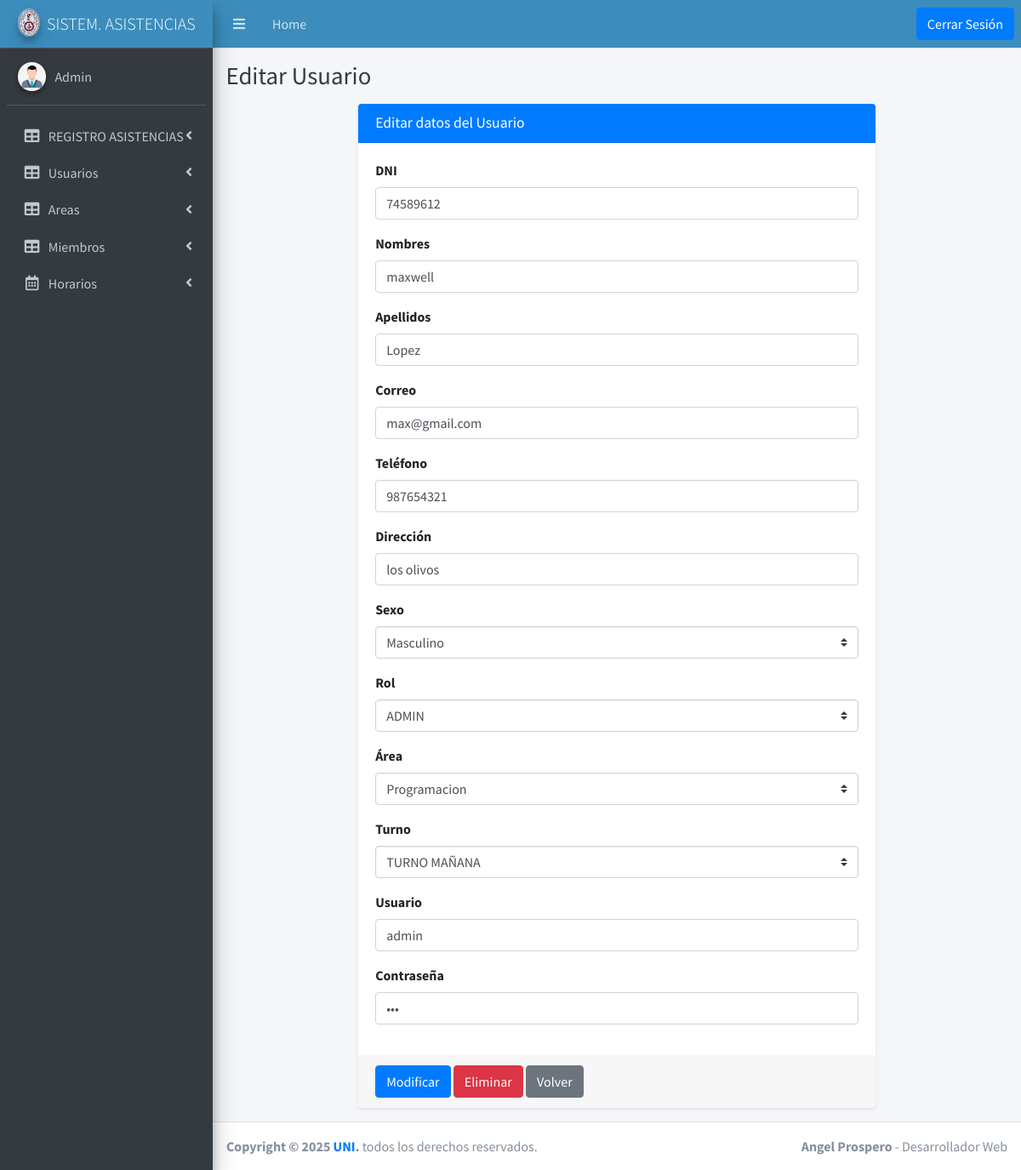
Screenshot of /edit_usuarios.php?id=1 (signed in) with the database file from the repository.
### tables this page shows
create table USUARIOS(
    id_usu int(11) not null auto_increment,
    nombre varchar(50) not null,
    apellido varchar(50) not null,
    dni char(8) not null,
    id_rol int(11) not null,
    email varchar(100) not null,
    telefono varchar(20) not null,
    direccion varchar(100) not null,
    sexo varchar(20) not null,
    id_area int(11) not null,
    id_turno int(11) not null,
    usuario varchar(50) not null,
    contra varchar(20) not null,
    PRIMARY KEY (id_usu),
	FOREIGN KEY (id_rol) REFERENCES ROL (id_rol),
	FOREIGN KEY (id_area) REFERENCES AREAS (id_area),    
	FOREIGN KEY (id_turno) REFERENCES TURNO (id_turno)
);

CREATE TABLE ROL (
  id_rol int(11) NOT NULL AUTO_INCREMENT,
  nombre varchar(100) DEFAULT NULL,
  PRIMARY KEY (id_rol)
);

CREATE TABLE AREAS (
  id_area int(11) NOT NULL AUTO_INCREMENT,
  nombre varchar(100) DEFAULT NULL,
  PRIMARY KEY (id_area)
);

CREATE TABLE TURNO (
  id_turno INT(11) NOT NULL AUTO_INCREMENT,
  nombre VARCHAR(100) DEFAULT NULL,
  hora_inicio TIME,
  hora_fin TIME,
  PRIMARY KEY (id_turno)
);

### edit_usuarios.php (the view, shortened to what this page needs)
<?php
include './header.php';
$id = isset($_GET['id']) ? intval($_GET['id']) : 0;
$sql = "SELECT u.*, r.nombre AS rol_nombre, a.nombre AS area_nombre, t.nombre AS turno_nombre
        FROM usuarios u
        LEFT JOIN rol r ON u.id_rol = r.id_rol
        LEFT JOIN areas a ON u.id_area = a.id_area
        LEFT JOIN turno t ON u.id_turno = t.id_turno
        WHERE u.id_usu = '$id' LIMIT 1";
$res = mysqli_query($cn, $sql);
$usuario = mysqli_fetch_assoc($res);
$roles_options = mysqli_query($cn, "SELECT id_rol, nombre FROM rol");
$areas_options = mysqli_query($cn, "SELECT id_area, nombre FROM areas");
$turnos_options = mysqli_query($cn, "SELECT id_turno, nombre FROM turno");
?>
<div class="content-wrapper">
    <div class="content-header">
        <div class="container-fluid">
            <h1 class="m-0 text-dark">Editar Usuario</h1>
        </div>
    </div>
    <div class="content">
        <div class="container-fluid">
            <div class="row justify-content-center">
                <div class="col-md-8">
                    <div class="card shadow-sm">
                        <div class="card-header bg-primary text-white">
                            <h3 class="card-title">Editar datos del Usuario</h3>
                        </div>
                        <form method="POST">
                            <div class="card-body">
                                <div class="form-group">
                                    <label>DNI</label>
                                    <input type="text" name="dni" class="form-control" value="<?php echo htmlspecialchars($usuario['dni']); ?>" required>
                                </div>
                                <div class="form-group">
                                    <label>Nombres</label>
                                    <input type="text" name="nombre" class="form-control" value="<?php echo htmlspecialchars($usuario['nombre']); ?>" required>
                                </div>
                                <div class="form-group">
                                    <label>Apellidos</label>
                                    <input type="text" name="apellido" class="form-control" value="<?php echo htmlspecialchars($usuario['apellido']); ?>" required>
                                </div>
                                <div class="form-group">
                                    <label>Correo</label>
                                    <input type="email" name="email" class="form-control" value="<?php echo htmlspecialchars($usuario['email']); ?>" required>
                                </div>
                                <div class="form-group">
                                    <label>Teléfono</label>
                                    <input type="text" name="telefono" class="form-control" value="<?php echo htmlspecialchars($usuario['telefono']); ?>" required>
                                </div>
                                <div class="form-group">
                                    <label>Dirección</label>
                                    <input type="text" name="direccion" class="form-control" value="<?php echo htmlspecialchars($usuario['direccion']); ?>" required>
                                </div>
                                <div class="form-group">
                                    <label>Sexo</label>
                                    <select name="sexo" class="custom-select" required>
                                        <option value="M" <?php if($usuario['sexo']=='M') echo 'selected'; ?>>Masculino</option>
                                    </select>
                                </div>
                                <div class="form-group">
                                    <label>Rol</label>
                                    <select name="rol" class="custom-select" required>
                                        <?php while ($r = mysqli_fetch_assoc($roles_options)) { ?>
                                            <option value="<?php echo $r['id_rol']; ?>" <?php if($usuario['id_rol']==$r['id_rol']) echo 'selected'; ?>>
                                                <?php echo htmlspecialchars($r['nombre']); ?>
                                            </option>
                                        <?php } ?>
                                    </select>
                                </div>
                                <div class="form-group">
                                    <label>Área</label>
                                    <select name="area" class="custom-select" required>
                                        <?php while ($a = mysqli_fetch_assoc($areas_options)) { ?>
                                            <option value="<?php echo $a['id_area']; ?>" <?php if($usuario['id_area']==$a['id_area']) echo 'selected'; ?>>
                                                <?php echo htmlspecialchars($a['nombre']); ?>
                                            </option>
                                        <?php } ?>
                                    </select>
                                </div>
                                <div class="form-group">
                                    <label>Turno</label>
                                    <select name="turno" class="custom-select" required>
                                        <?php while ($t = mysqli_fetch_assoc($turnos_options)) { ?>
                                            <option value="<?php echo $t['id_turno']; ?>" <?php if($usuario['id_turno']==$t['id_turno']) echo 'selected'; ?>>
                                                <?php echo htmlspecialchars($t['nombre']); ?>
                                            </option>
                                        <?php } ?>
                                    </select>
                                </div>
                                <div class="form-group">
                                    <label>Usuario</label>
                                    <input type="text" name="usuario" class="form-control" value="<?php echo htmlspecialchars($usuario['usuario']); ?>" required>
                                </div>
                                <div class="form-group">
                                    <label>Contraseña</label>
                                    <input type="password" name="contra" class="form-control" value="<?php echo htmlspecialchars($usuario['contra']); ?>" required>
                                </div>
                            </div>
                            <div class="card-footer">
                                <button type="submit" name="modificar" class="btn btn-primary">Modificar</button>
                                <button type="submit" name="eliminar" class="btn btn-danger" onclick="return confirm('¿Seguro que desea eliminar este usuario?');">Eliminar</button>
                                <a href="usuarios.php" class="btn btn-secondary">Volver</a>
                            </div>
                        </form>
                    </div>
                </div>
            </div>
        </div>
    </div>
</div>
<?php include './footer.php'; ?>

### rows the page displays
usuarios: dni "74589612", nombre "maxwell", apellido "Lopez", email "max@gmail.com", telefono "987654321", direccion "los olivos", sexo "Masculino", rol "ADMIN", area "Programacion", turno "TURNO MAÑANA", usuario "admin"

### other values shown
$tipo_usuario "Admin"
